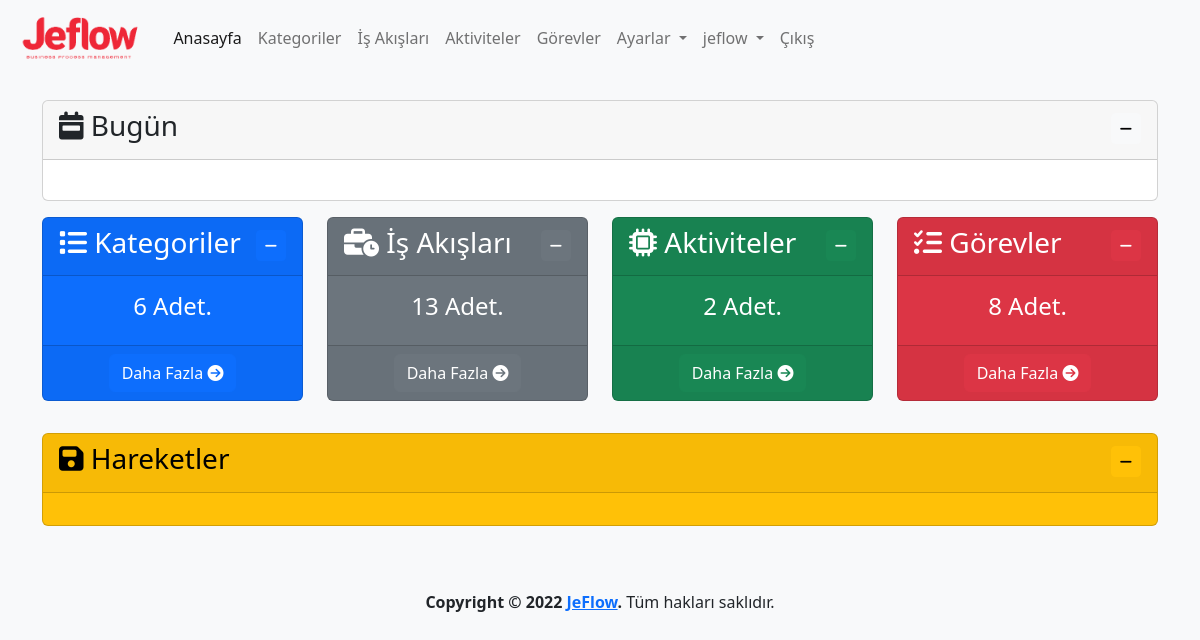
The page / (signed in) on the database as committed earlier.
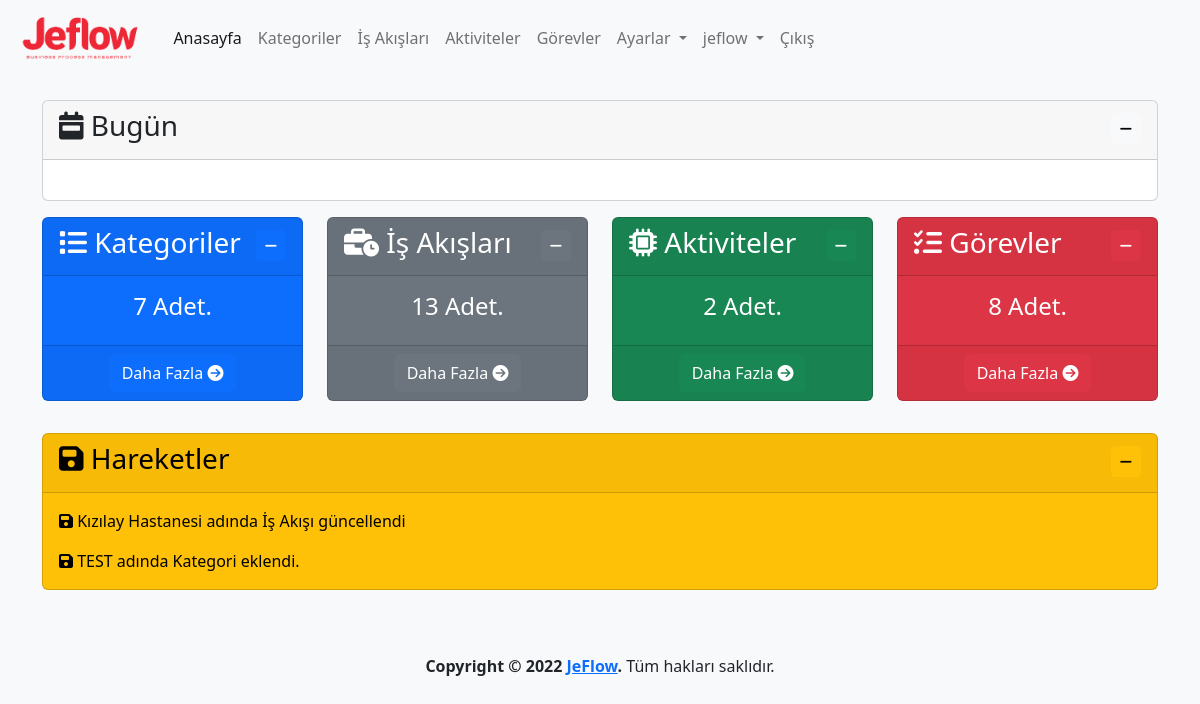
The same page on the database as committed later.
### log/models.py (models this page shows, shortened)
class Log(models.Model):
    logger_name = models.CharField(max_length=100,verbose_name='Loglayıcı Adı')
    level = models.PositiveSmallIntegerField(choices=LOG_LEVELS, default=logging.ERROR, db_index=True,verbose_name='Seviye')
    msg = models.TextField(verbose_name='Mesaj')
    trace = models.TextField(blank=True, null=True,verbose_name='Yığın')
    create_datetime = models.DateTimeField(auto_now_add=True, verbose_name='Oluşturulma Zamanı')
    user=models.ForeignKey(User,on_delete=models.CASCADE,verbose_name='Kullanıcı', blank=True, null=True)
    class Meta:
        ordering = ('-create_datetime',)
        verbose_name = 'Log'
        verbose_name_plural ='Loglar'

### app/views.py (the view)
# urls.py: path('', views.index, name='index'),
@login_required(login_url='/user/login/')
def index(request):
    category_count=Category.objects.count()
    process_count=Process.objects.count()
    activity_count=Activity.objects.count()
    task_count=Task.objects.count()
    user_activities=Log.objects.all().filter(user=request.user)[:10]
    context={
        'category_count':category_count,
        'process_count':process_count,
        'activity_count':activity_count,
        'task_count':task_count,
        'user_activities':user_activities
    }
    return render(request, 'app/index.html', context)

### templates/app/index.html (shortened to what the changed rows need)
{% extends 'layout.html' %}
{% load humanize %}
{% block content %}
<div class="row mt-3">
    <div class="col-md-3 col-sm-6 mb-3">
        <div class="card text-bg-primary" style="max-width: 18rem;">
            <div class="collapse show" id="collapseKategori">
                <div class="card-body text-center">
                    <h4 class="card-title">{{ category_count }} Adet.</h5>
                </div>
            </div>
        </div>
    </div>
</div>
<div class="row mt-3">
    <div class="col-md-12">
        <div class="card text-bg-warning">
            <div class="collapse show" id="collapseHareketler">
                <div class="card-body">
                    {% for user_activity in user_activities %}
                    <p class="card-text"><i class="fa-solid fa-floppy-disk"></i> {{ user_activity.msg }}</p>
                    {% endfor %}
                </div>
            </div>
        </div>
    </div>
</div>
{% endblock %}

Rows that differ between the two databases and show on the page:
added Log: msg "Kızılay Hastanesi adında İş Akışı güncellendi"
added Log: msg "TEST adında Kategori eklendi."
Other text that changed with them:
{{ category_count }}: "6" → "7"
